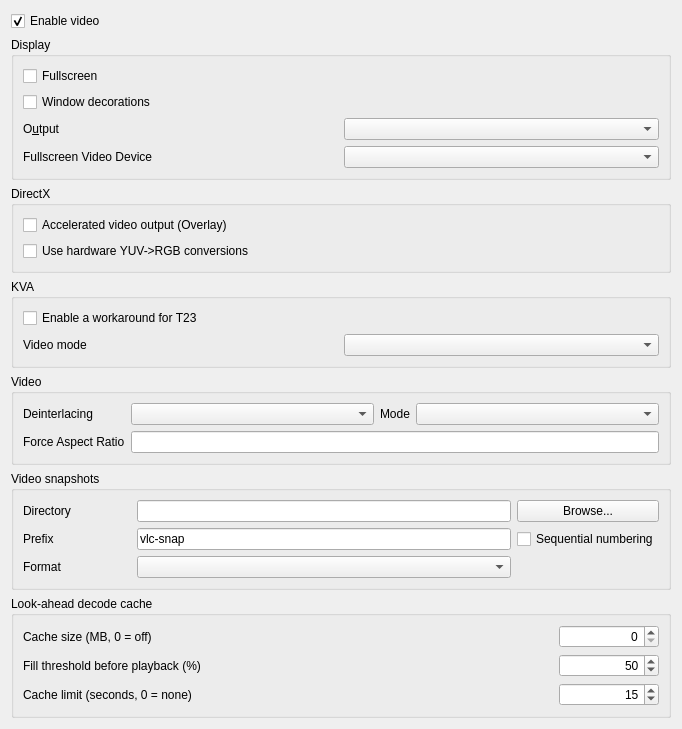
<?xml version="1.0" encoding="UTF-8"?>
<ui version="4.0">
 <author>Jean-Baptiste Kempf</author>
 <class>SPrefsVideo</class>
 <widget class="QWidget" name="SPrefsVideo">
  <property name="geometry">
   <rect>
    <x>0</x>
    <y>0</y>
    <width>682</width>
    <height>679</height>
   </rect>
  </property>
  <property name="windowTitle">
   <string>Form</string>
  </property>
  <layout class="QVBoxLayout" name="verticalLayout_3">
   <item>
    <widget class="QCheckBox" name="enableVideo">
     <property name="text">
      <string>Enable video</string>
     </property>
     <property name="checked">
      <bool>true</bool>
     </property>
    </widget>
   </item>
   <item>
    <widget class="QWidget" name="videoZone" native="true">
     <layout class="QVBoxLayout" name="videoZoneLayout">
      <property name="leftMargin">
       <number>0</number>
      </property>
      <property name="topMargin">
       <number>0</number>
      </property>
      <property name="rightMargin">
       <number>0</number>
      </property>
      <property name="bottomMargin">
       <number>0</number>
      </property>
      <item>
       <widget class="QGroupBox" name="displayBox">
        <property name="title">
         <string>Display</string>
        </property>
        <layout class="QGridLayout" name="gridLayout">
         <item row="3" column="0">
          <widget class="QLabel" name="voutLabel">
           <property name="text">
            <string>O&amp;utput</string>
           </property>
           <property name="buddy">
            <cstring>outputModule</cstring>
           </property>
          </widget>
         </item>
         <item row="2" column="0">
          <widget class="QCheckBox" name="windowDecorations">
           <property name="text">
            <string>Window decorations</string>
           </property>
          </widget>
         </item>
         <item row="0" column="0">
          <widget class="QCheckBox" name="fullscreen">
           <property name="text">
            <string>Fullscreen</string>
           </property>
          </widget>
         </item>
         <item row="3" column="1">
          <widget class="QComboBox" name="outputModule">
           <property name="maxVisibleItems">
            <number>15</number>
           </property>
          </widget>
         </item>
         <item row="4" column="1">
          <widget class="QComboBox" name="fullscreenScreenBox"/>
         </item>
         <item row="4" column="0">
          <widget class="QLabel" name="fullscreenScreenLabel">
           <property name="text">
            <string>Fullscreen Video Device</string>
           </property>
           <property name="buddy">
            <cstring>fullscreenScreenBox</cstring>
           </property>
          </widget>
         </item>
        </layout>
       </widget>
      </item>
      <item>
       <widget class="QGroupBox" name="directXBox">
        <property name="title">
         <string>DirectX</string>
        </property>
        <layout class="QGridLayout" name="gridLayout_4">
         <item row="2" column="0">
          <widget class="QCheckBox" name="hwYUVBox">
           <property name="text">
            <string>Use hardware YUV-&gt;RGB conversions</string>
           </property>
          </widget>
         </item>
         <item row="0" column="0">
          <widget class="QCheckBox" name="overlay">
           <property name="text">
            <string>Accelerated video output (Overlay)</string>
           </property>
          </widget>
         </item>
        </layout>
       </widget>
      </item>
      <item>
       <widget class="QGroupBox" name="kvaBox">
        <property name="title">
         <string>KVA</string>
        </property>
        <layout class="QGridLayout" name="gridLayout_3">
         <item row="0" column="0">
          <widget class="QCheckBox" name="kvaFixT23">
           <property name="text">
            <string>Enable a workaround for T23</string>
           </property>
          </widget>
         </item>
         <item row="1" column="0">
          <widget class="QLabel" name="kvaVideoModeLabel">
           <property name="text">
            <string>Video mode</string>
           </property>
           <property name="buddy">
            <cstring>kvaVideoMode</cstring>
           </property>
          </widget>
         </item>
         <item row="1" column="1">
          <widget class="QComboBox" name="kvaVideoMode"/>
         </item>
        </layout>
       </widget>
      </item>
      <item>
       <widget class="QGroupBox" name="groupBox_2">
        <property name="title">
         <string>Video</string>
        </property>
        <layout class="QGridLayout" name="gridLayout_1">
         <item row="0" column="0">
          <widget class="QLabel" name="deinterLabel">
           <property name="text">
            <string>Deinterlacing</string>
           </property>
           <property name="buddy">
            <cstring>deinterlaceBox</cstring>
           </property>
          </widget>
         </item>
         <item row="0" column="1">
          <widget class="QComboBox" name="deinterlaceBox">
           <property name="sizePolicy">
            <sizepolicy hsizetype="Expanding" vsizetype="Fixed">
             <horstretch>0</horstretch>
             <verstretch>0</verstretch>
            </sizepolicy>
           </property>
          </widget>
         </item>
         <item row="0" column="2">
          <widget class="QLabel" name="deinterModeLabel">
           <property name="sizePolicy">
            <sizepolicy hsizetype="Preferred" vsizetype="Preferred">
             <horstretch>0</horstretch>
             <verstretch>0</verstretch>
            </sizepolicy>
           </property>
           <property name="text">
            <string>Mode</string>
           </property>
           <property name="buddy">
            <cstring>deinterlaceModeBox</cstring>
           </property>
          </widget>
         </item>
         <item row="0" column="3">
          <widget class="QComboBox" name="deinterlaceModeBox">
           <property name="sizePolicy">
            <sizepolicy hsizetype="Expanding" vsizetype="Fixed">
             <horstretch>0</horstretch>
             <verstretch>0</verstretch>
            </sizepolicy>
           </property>
          </widget>
         </item>
         <item row="1" column="1" colspan="3">
          <widget class="QLineEdit" name="arLine"/>
         </item>
         <item row="1" column="0">
          <widget class="QLabel" name="arLabel">
           <property name="text">
            <string>Force Aspect Ratio</string>
           </property>
           <property name="buddy">
            <cstring>arLine</cstring>
           </property>
          </widget>
         </item>
        </layout>
       </widget>
      </item>
      <item>
       <widget class="QGroupBox" name="groupBox">
        <property name="title">
         <string>Video snapshots</string>
        </property>
        <layout class="QGridLayout" name="gridLayout_2">
         <item row="0" column="0">
          <widget class="QLabel" name="dirLabel">
           <property name="text">
            <string>Directory</string>
           </property>
           <property name="buddy">
            <cstring>snapshotsDirectory</cstring>
           </property>
          </widget>
         </item>
         <item row="0" column="1">
          <spacer name="horizontalSpacer">
           <property name="orientation">
            <enum>Qt::Horizontal</enum>
           </property>
           <property name="sizeType">
            <enum>QSizePolicy::Preferred</enum>
           </property>
           <property name="sizeHint" stdset="0">
            <size>
             <width>60</width>
             <height>20</height>
            </size>
           </property>
          </spacer>
         </item>
         <item row="0" column="2">
          <widget class="QLineEdit" name="snapshotsDirectory"/>
         </item>
         <item row="0" column="3">
          <widget class="QPushButton" name="snapshotsDirectoryBrowse">
           <property name="text">
            <string>Browse...</string>
           </property>
          </widget>
         </item>
         <item row="1" column="0">
          <widget class="QLabel" name="prefixLabel">
           <property name="text">
            <string>Prefix</string>
           </property>
           <property name="buddy">
            <cstring>snapshotsPrefix</cstring>
           </property>
          </widget>
         </item>
         <item row="1" column="2">
          <widget class="QLineEdit" name="snapshotsPrefix">
           <property name="text">
            <string>vlc-snap</string>
           </property>
          </widget>
         </item>
         <item row="1" column="3">
          <widget class="QCheckBox" name="snapshotsSequentialNumbering">
           <property name="text">
            <string>Sequential numbering</string>
           </property>
          </widget>
         </item>
         <item row="2" column="0">
          <widget class="QLabel" name="formatLabel">
           <property name="text">
            <string>Format</string>
           </property>
           <property name="buddy">
            <cstring>snapshotsFormat</cstring>
           </property>
          </widget>
         </item>
         <item row="2" column="2">
          <widget class="QComboBox" name="snapshotsFormat"/>
         </item>
        </layout>
       </widget>
      </item>
      <item>
       <widget class="QGroupBox" name="videoCacheBox">
        <property name="title">
         <string>Look-ahead decode cache</string>
        </property>
        <layout class="QGridLayout" name="gridLayout_5">
         <item row="0" column="0">
          <widget class="QLabel" name="videoCacheMbLabel">
           <property name="minimumSize">
            <size>
             <width>250</width>
             <height>0</height>
            </size>
           </property>
           <property name="text">
            <string>Cache size (MB, 0 = off)</string>
           </property>
           <property name="buddy">
            <cstring>videoCacheMbSpin</cstring>
           </property>
          </widget>
         </item>
         <item row="0" column="1">
          <widget class="QSpinBox" name="videoCacheMbSpin">
           <property name="maximumSize">
            <size>
             <width>100</width>
             <height>16777215</height>
            </size>
           </property>
           <property name="alignment">
            <set>Qt::AlignRight</set>
           </property>
           <property name="minimum">
            <number>0</number>
           </property>
           <property name="maximum">
            <number>4096</number>
           </property>
           <property name="value">
            <number>0</number>
           </property>
          </widget>
         </item>
         <item row="1" column="0">
          <widget class="QLabel" name="videoCacheFillLabel">
           <property name="minimumSize">
            <size>
             <width>250</width>
             <height>0</height>
            </size>
           </property>
           <property name="text">
            <string>Fill threshold before playback (%)</string>
           </property>
           <property name="buddy">
            <cstring>videoCacheFillSpin</cstring>
           </property>
          </widget>
         </item>
         <item row="1" column="1">
          <widget class="QSpinBox" name="videoCacheFillSpin">
           <property name="maximumSize">
            <size>
             <width>100</width>
             <height>16777215</height>
            </size>
           </property>
           <property name="alignment">
            <set>Qt::AlignRight</set>
           </property>
           <property name="minimum">
            <number>0</number>
           </property>
           <property name="maximum">
            <number>100</number>
           </property>
           <property name="value">
            <number>50</number>
           </property>
          </widget>
         </item>
         <item row="2" column="0">
          <widget class="QLabel" name="videoCacheSecLabel">
           <property name="minimumSize">
            <size>
             <width>250</width>
             <height>0</height>
            </size>
           </property>
           <property name="text">
            <string>Cache limit (seconds, 0 = none)</string>
           </property>
           <property name="buddy">
            <cstring>videoCacheSecSpin</cstring>
           </property>
          </widget>
         </item>
         <item row="2" column="1">
          <widget class="QSpinBox" name="videoCacheSecSpin">
           <property name="maximumSize">
            <size>
             <width>100</width>
             <height>16777215</height>
            </size>
           </property>
           <property name="alignment">
            <set>Qt::AlignRight</set>
           </property>
           <property name="minimum">
            <number>0</number>
           </property>
           <property name="maximum">
            <number>3600</number>
           </property>
           <property name="value">
            <number>15</number>
           </property>
          </widget>
         </item>
        </layout>
       </widget>
      </item>
     </layout>
    </widget>
   </item>
   <item>
    <spacer name="verticalSpacer">
     <property name="orientation">
      <enum>Qt::Vertical</enum>
     </property>
     <property name="sizeHint" stdset="0">
      <size>
       <width>20</width>
       <height>40</height>
      </size>
     </property>
    </spacer>
   </item>
  </layout>
 </widget>
 <tabstops>
  <tabstop>enableVideo</tabstop>
  <tabstop>fullscreen</tabstop>
  <tabstop>windowDecorations</tabstop>
  <tabstop>outputModule</tabstop>
  <tabstop>fullscreenScreenBox</tabstop>
  <tabstop>overlay</tabstop>
  <tabstop>hwYUVBox</tabstop>
  <tabstop>kvaFixT23</tabstop>
  <tabstop>kvaVideoMode</tabstop>
  <tabstop>deinterlaceBox</tabstop>
  <tabstop>deinterlaceModeBox</tabstop>
  <tabstop>arLine</tabstop>
  <tabstop>snapshotsDirectory</tabstop>
  <tabstop>snapshotsDirectoryBrowse</tabstop>
  <tabstop>snapshotsPrefix</tabstop>
  <tabstop>snapshotsSequentialNumbering</tabstop>
  <tabstop>snapshotsFormat</tabstop>
  <tabstop>videoCacheMbSpin</tabstop>
  <tabstop>videoCacheFillSpin</tabstop>
  <tabstop>videoCacheSecSpin</tabstop>
 </tabstops>
 <resources/>
 <connections/>
</ui>
